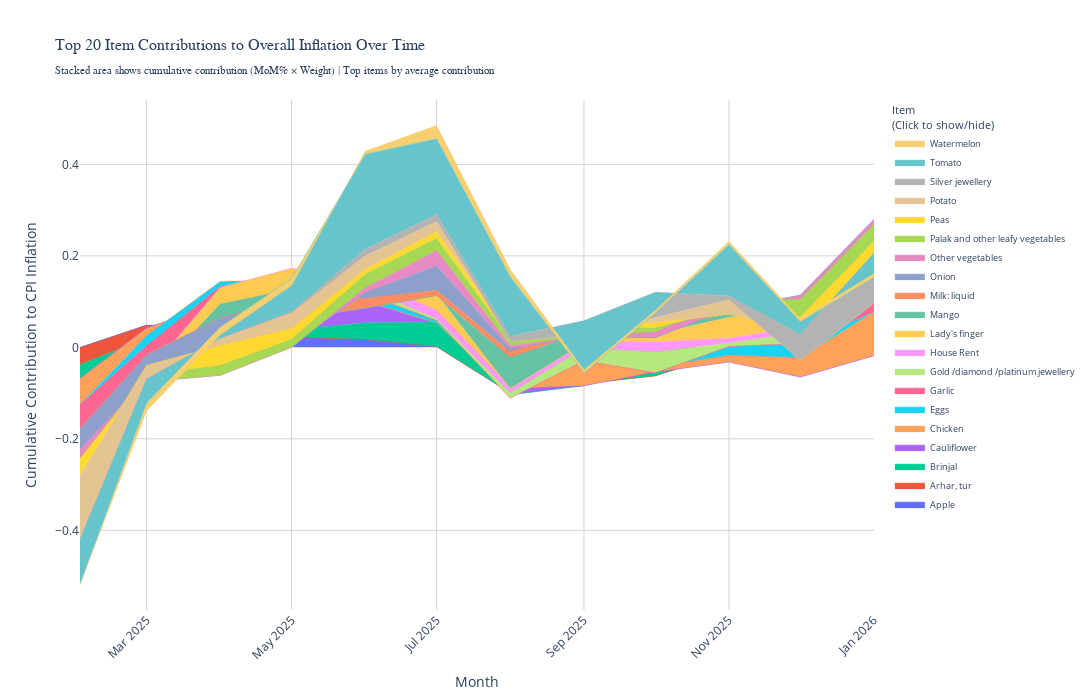

Notebook code for this chart:
### Code cell
# Create stacked area chart for top items
fig_stacked = go.Figure()

# Define color palette for items
colors = px.colors.qualitative.Plotly + px.colors.qualitative.Set2 + px.colors.qualitative.Pastel + px.colors.qualitative.Bold

# Add area trace for each item
for i, item in enumerate(stacked_data.columns):
    # Truncate long item names for legend
    display_name = item[:40] + '...' if len(item) > 40 else item
    
    fig_stacked.add_trace(go.Scatter(
        x=stacked_data.index,
        y=stacked_data[item],
        mode='lines',
        name=display_name,
        stackgroup='one',  # This creates the stacked effect
        fillcolor=colors[i % len(colors)],
        line=dict(width=0.5, color=colors[i % len(colors)]),
        hovertemplate='<b>' + item + '</b><br>' +
                      'Date: %{x|%b %Y}<br>' +
                      'Contribution: %{y:.4f}<br>' +
                      '<extra></extra>'
    ))

fig_stacked.update_layout(
    title=dict(
        text='Top 20 Item Contributions to Overall Inflation Over Time<br>' +
             '<sub>Stacked area shows cumulative contribution (MoM% × Weight) | Top items by average contribution</sub>',
        font=dict(size=16, family='Arial Black')
    ),
    xaxis=dict(
        title='Month',
        tickformat='%b %Y',
        tickangle=-45,
        gridcolor='lightgray'
    ),
    yaxis=dict(
        title='Cumulative Contribution to CPI Inflation',
        gridcolor='lightgray'
    ),
    height=700,
    width=1400,
    plot_bgcolor='white',
    hovermode='x unified',
    showlegend=True,
    legend=dict(
        title="Item<br>(Click to show/hide)",
        yanchor="top",
        y=1,
        xanchor="left",
        x=1.02,
        bgcolor='rgba(255,255,255,0.8)',
        font=dict(size=9)
    )
)

print("=" * 80)
print("STACKED AREA CHART INTERACTION:")
print("=" * 80)
print("1. Hover over chart to see breakdown by item at each time point")
print("2. Click item names in legend to show/hide specific items")
print("3. Total height shows cumulative contribution from top 20 items")
print("4. Wider sections = larger contribution to overall inflation")
print("5. Showing top 20 items by average absolute contribution")
print("=" * 80)

fig_stacked.show()

### Figure 1 — Plotly figure (JSON) as saved in the notebook; plotly's stock layout.template omitted (floating-point values rounded to 4 significant figures)
{"data": [{"fillcolor": "#636EFA", "hovertemplate": "<b>Apple</b><br>Date: %{x|%b %Y}<br>Contribution: %{y:.4f}<br><extra></extra>", "line": {"color": "#636EFA", "width": 0.5}, "mode": "lines", "name": "Apple", "stackgroup": "one", "type": "scatter", "x": ["2025-02-01T00:00:00", "2025-03-01T00:00:00", "2025-04-01T00:00:00", "2025-05-01T00:00:00", "2025-06-01T00:00:00", "2025-07-01T00:00:00", "2025-08-01T00:00:00", "2025-09-01T00:00:00", "2025-10-01T00:00:00", "2025-11-01T00:00:00", "2025-12-01T00:00:00", "2026-01-01T00:00:00"], "y": [0.0, 0.0487, 0.04843, 0.0377, 0.02957, 0.01287, -0.09284, -0.07177, -0.05418, -0.0129, -0.003629, 0.03602]}, {"fillcolor": "#EF553B", "hovertemplate": "<b>Arhar, tur</b><br>Date: %{x|%b %Y}<br>Contribution: %{y:.4f}<br><extra></extra>", "line": {"color": "#EF553B", "width": 0.5}, "mode": "lines", "name": "Arhar, tur", "stackgroup": "one", "type": "scatter", "x": ["2025-02-01T00:00:00", "2025-03-01T00:00:00", "2025-04-01T00:00:00", "2025-05-01T00:00:00", "2025-06-01T00:00:00", "2025-07-01T00:00:00", "2025-08-01T00:00:00", "2025-09-01T00:00:00", "2025-10-01T00:00:00", "2025-11-01T00:00:00", "2025-12-01T00:00:00", "2026-01-01T00:00:00"], "y": [-0.03678, -0.02748, -0.02199, -0.01648, -0.01226, -0.01167, -0.007036, -0.008039, -0.008445, 0.001875, -0.001581, 0.0004324]}, {"fillcolor": "#00CC96", "hovertemplate": "<b>Brinjal</b><br>Date: %{x|%b %Y}<br>Contribution: %{y:.4f}<br><extra></extra>", "line": {"color": "#00CC96", "width": 0.5}, "mode": "lines", "name": "Brinjal", "stackgroup": "one", "type": "scatter", "x": ["2025-02-01T00:00:00", "2025-03-01T00:00:00", "2025-04-01T00:00:00", "2025-05-01T00:00:00", "2025-06-01T00:00:00", "2025-07-01T00:00:00", "2025-08-01T00:00:00", "2025-09-01T00:00:00", "2025-10-01T00:00:00", "2025-11-01T00:00:00", "2025-12-01T00:00:00", "2026-01-01T00:00:00"], "y": [-0.03089, 0.002251, 0.01802, 0.01718, 0.03656, 0.05401, -0.003986, -0.004144, 0.01954, 0.02033, -0.01852, -0.0318]}, {"fillcolor": "#AB63FA", "hovertemplate": "<b>Cauliflower</b><br>Date: %{x|%b %Y}<br>Contribution: %{y:.4f}<br><extra></extra>", "line": {"color": "#AB63FA", "width": 0.5}, "mode": "lines", "name": "Cauliflower", "stackgroup": "one", "type": "scatter", "x": ["2025-02-01T00:00:00", "2025-03-01T00:00:00", "2025-04-01T00:00:00", "2025-05-01T00:00:00", "2025-06-01T00:00:00", "2025-07-01T00:00:00", "2025-08-01T00:00:00", "2025-09-01T00:00:00", "2025-10-01T00:00:00", "2025-11-01T00:00:00", "2025-12-01T00:00:00", "2026-01-01T00:00:00"], "y": [0.0, 0.01879, 0.05373, 0.0684, 0.04987, 0.05739, 0.01346, -0.0001908, -0.01081, -0.0415, -0.04127, -0.02314]}, {"fillcolor": "#FFA15A", "hovertemplate": "<b>Chicken</b><br>Date: %{x|%b %Y}<br>Contribution: %{y:.4f}<br><extra></extra>", "line": {"color": "#FFA15A", "width": 0.5}, "mode": "lines", "name": "Chicken", "stackgroup": "one", "type": "scatter", "x": ["2025-02-01T00:00:00", "2025-03-01T00:00:00", "2025-04-01T00:00:00", "2025-05-01T00:00:00", "2025-06-01T00:00:00", "2025-07-01T00:00:00", "2025-08-01T00:00:00", "2025-09-01T00:00:00", "2025-10-01T00:00:00", "2025-11-01T00:00:00", "2025-12-01T00:00:00", "2026-01-01T00:00:00"], "y": [-0.05631, -0.0164, 0.04592, 0.04091, -0.002983, -0.05962, -0.009319, 0.05855, 0.01031, 0.01481, 0.04229, 0.09605]}, {"fillcolor": "#19D3F3", "hovertemplate": "<b>Eggs</b><br>Date: %{x|%b %Y}<br>Contribution: %{y:.4f}<br><extra></extra>", "line": {"color": "#19D3F3", "width": 0.5}, "mode": "lines", "name": "Eggs", "stackgroup": "one", "type": "scatter", "x": ["2025-02-01T00:00:00", "2025-03-01T00:00:00", "2025-04-01T00:00:00", "2025-05-01T00:00:00", "2025-06-01T00:00:00", "2025-07-01T00:00:00", "2025-08-01T00:00:00", "2025-09-01T00:00:00", "2025-10-01T00:00:00", "2025-11-01T00:00:00", "2025-12-01T00:00:00", "2026-01-01T00:00:00"], "y": [0.0, -0.02166, -0.01069, 0.01217, 0.01356, 0.007857, -0.009194, 0.008971, 0.003408, 0.02611, 0.03109, -0.001037]}, {"fillcolor": "#FF6692", "hovertemplate": "<b>Garlic</b><br>Date: %{x|%b %Y}<br>Contribution: %{y:.4f}<br><extra></extra>", "line": {"color": "#FF6692", "width": 0.5}, "mode": "lines", "name": "Garlic", "stackgroup": "one", "type": "scatter", "x": ["2025-02-01T00:00:00", "2025-03-01T00:00:00", "2025-04-01T00:00:00", "2025-05-01T00:00:00", "2025-06-01T00:00:00", "2025-07-01T00:00:00", "2025-08-01T00:00:00", "2025-09-01T00:00:00", "2025-10-01T00:00:00", "2025-11-01T00:00:00", "2025-12-01T00:00:00", "2026-01-01T00:00:00"], "y": [-0.1016, -0.09672, -0.04651, -0.01727, 0.002675, -0.002384, -0.002056, -0.01268, -0.01548, -0.006698, 0.0003031, 0.05595]}, {"fillcolor": "#B6E880", "hovertemplate": "<b>Gold /diamond /platinum jewellery</b><br>Date: %{x|%b %Y}<br>Contribution: %{y:.4f}<br><extra></extra>", "line": {"color": "#B6E880", "width": 0.5}, "mode": "lines", "name": "Gold /diamond /platinum jewellery", "stackgroup": "one", "type": "scatter", "x": ["2025-02-01T00:00:00", "2025-03-01T00:00:00", "2025-04-01T00:00:00", "2025-05-01T00:00:00", "2025-06-01T00:00:00", "2025-07-01T00:00:00", "2025-08-01T00:00:00", "2025-09-01T00:00:00", "2025-10-01T00:00:00", "2025-11-01T00:00:00", "2025-12-01T00:00:00", "2026-01-01T00:00:00"], "y": [0.02299, 0.01075, 0.02469, 0.00969, 0.01027, 0.004336, 0.01104, 0.02773, 0.04575, 0.007282, 0.02348, 0.04661]}, {"fillcolor": "#FF97FF", "hovertemplate": "<b>House Rent</b><br>Date: %{x|%b %Y}<br>Contribution: %{y:.4f}<br><extra></extra>", "line": {"color": "#FF97FF", "width": 0.5}, "mode": "lines", "name": "House Rent", "stackgroup": "one", "type": "scatter", "x": ["2025-02-01T00:00:00", "2025-03-01T00:00:00", "2025-04-01T00:00:00", "2025-05-01T00:00:00", "2025-06-01T00:00:00", "2025-07-01T00:00:00", "2025-08-01T00:00:00", "2025-09-01T00:00:00", "2025-10-01T00:00:00", "2025-11-01T00:00:00", "2025-12-01T00:00:00", "2026-01-01T00:00:00"], "y": [0.01192, 0.02382, 0.01945, 0.02049, 0.02153, 0.01826, 0.01287, 0.01393, 0.0214, 0.01068, 0.0128, 0.02131]}, {"fillcolor": "#FECB52", "hovertemplate": "<b>Lady's finger</b><br>Date: %{x|%b %Y}<br>Contribution: %{y:.4f}<br><extra></extra>", "line": {"color": "#FECB52", "width": 0.5}, "mode": "lines", "name": "Lady's finger", "stackgroup": "one", "type": "scatter", "x": ["2025-02-01T00:00:00", "2025-03-01T00:00:00", "2025-04-01T00:00:00", "2025-05-01T00:00:00", "2025-06-01T00:00:00", "2025-07-01T00:00:00", "2025-08-01T00:00:00", "2025-09-01T00:00:00", "2025-10-01T00:00:00", "2025-11-01T00:00:00", "2025-12-01T00:00:00", "2026-01-01T00:00:00"], "y": [0.009113, -0.01741, -0.03555, -0.04465, -0.0005612, 0.03529, -0.002645, -0.003459, 0.01749, 0.04566, 0.02994, 0.01629]}, {"fillcolor": "rgb(102,194,165)", "hovertemplate": "<b>Mango</b><br>Date: %{x|%b %Y}<br>Contribution: %{y:.4f}<br><extra></extra>", "line": {"color": "rgb(102,194,165)", "width": 0.5}, "mode": "lines", "name": "Mango", "stackgroup": "one", "type": "scatter", "x": ["2025-02-01T00:00:00", "2025-03-01T00:00:00", "2025-04-01T00:00:00", "2025-05-01T00:00:00", "2025-06-01T00:00:00", "2025-07-01T00:00:00", "2025-08-01T00:00:00", "2025-09-01T00:00:00", "2025-10-01T00:00:00", "2025-11-01T00:00:00", "2025-12-01T00:00:00", "2026-01-01T00:00:00"], "y": [0.0, 0.05072, -0.04852, -0.0669, -0.06256, -0.00329, 0.06722, 0.0239, 0.01066, 0.008615, 0.01699, 0.01663]}, {"fillcolor": "rgb(252,141,98)", "hovertemplate": "<b>Milk: liquid</b><br>Date: %{x|%b %Y}<br>Contribution: %{y:.4f}<br><extra></extra>", "line": {"color": "rgb(252,141,98)", "width": 0.5}, "mode": "lines", "name": "Milk: liquid", "stackgroup": "one", "type": "scatter", "x": ["2025-02-01T00:00:00", "2025-03-01T00:00:00", "2025-04-01T00:00:00", "2025-05-01T00:00:00", "2025-06-01T00:00:00", "2025-07-01T00:00:00", "2025-08-01T00:00:00", "2025-09-01T00:00:00", "2025-10-01T00:00:00", "2025-11-01T00:00:00", "2025-12-01T00:00:00", "2026-01-01T00:00:00"], "y": [0.004143, 0.008797, 0.01705, 0.04326, 0.02145, 0.0117, 0.0132, 0.01114, 0.002526, 0.008079, 0.002017, 0.006048]}, {"fillcolor": "rgb(141,160,203)", "hovertemplate": "<b>Onion</b><br>Date: %{x|%b %Y}<br>Contribution: %{y:.4f}<br><extra></extra>", "line": {"color": "rgb(141,160,203)", "width": 0.5}, "mode": "lines", "name": "Onion", "stackgroup": "one", "type": "scatter", "x": ["2025-02-01T00:00:00", "2025-03-01T00:00:00", "2025-04-01T00:00:00", "2025-05-01T00:00:00", "2025-06-01T00:00:00", "2025-07-01T00:00:00", "2025-08-01T00:00:00", "2025-09-01T00:00:00", "2025-10-01T00:00:00", "2025-11-01T00:00:00", "2025-12-01T00:00:00", "2026-01-01T00:00:00"], "y": [-0.04504, -0.05185, -0.1157, -0.09811, 0.01225, 0.05353, 0.006591, -0.02127, -0.02102, 0.002735, 0.02033, 0.04093]}, {"fillcolor": "rgb(231,138,195)", "hovertemplate": "<b>Other vegetables</b><br>Date: %{x|%b %Y}<br>Contribution: %{y:.4f}<br><extra></extra>", "line": {"color": "rgb(231,138,195)", "width": 0.5}, "mode": "lines", "name": "Other vegetables", "stackgroup": "one", "type": "scatter", "x": ["2025-02-01T00:00:00", "2025-03-01T00:00:00", "2025-04-01T00:00:00", "2025-05-01T00:00:00", "2025-06-01T00:00:00", "2025-07-01T00:00:00", "2025-08-01T00:00:00", "2025-09-01T00:00:00", "2025-10-01T00:00:00", "2025-11-01T00:00:00", "2025-12-01T00:00:00", "2026-01-01T00:00:00"], "y": [-0.02046, -0.008038, -0.009693, -0.006795, 0.01069, 0.03327, 0.006769, 0.0007314, 0.01219, 0.01732, -0.008292, -0.01027]}, {"fillcolor": "rgb(166,216,84)", "hovertemplate": "<b>Palak and other leafy vegetables</b><br>Date: %{x|%b %Y}<br>Contribution: %{y:.4f}<br><extra></extra>", "line": {"color": "rgb(166,216,84)", "width": 0.5}, "mode": "lines", "name": "Palak and other leafy vegetables", "stackgroup": "one", "type": "scatter", "x": ["2025-02-01T00:00:00", "2025-03-01T00:00:00", "2025-04-01T00:00:00", "2025-05-01T00:00:00", "2025-06-01T00:00:00", "2025-07-01T00:00:00", "2025-08-01T00:00:00", "2025-09-01T00:00:00", "2025-10-01T00:00:00", "2025-11-01T00:00:00", "2025-12-01T00:00:00", "2026-01-01T00:00:00"], "y": [0.0, 0.01547, 0.02174, 0.01762, 0.02978, 0.02669, 0.01231, 0.01747, 0.009358, -0.01929, -0.03921, -0.0363]}, {"fillcolor": "rgb(255,217,47)", "hovertemplate": "<b>Peas</b><br>Date: %{x|%b %Y}<br>Contribution: %{y:.4f}<br><extra></extra>", "line": {"color": "rgb(255,217,47)", "width": 0.5}, "mode": "lines", "name": "Peas", "stackgroup": "one", "type": "scatter", "x": ["2025-02-01T00:00:00", "2025-03-01T00:00:00", "2025-04-01T00:00:00", "2025-05-01T00:00:00", "2025-06-01T00:00:00", "2025-07-01T00:00:00", "2025-08-01T00:00:00", "2025-09-01T00:00:00", "2025-10-01T00:00:00", "2025-11-01T00:00:00", "2025-12-01T00:00:00", "2026-01-01T00:00:00"], "y": [-0.03556, 0.02079, 0.04385, 0.02381, 0.01111, 0.01469, 0.00835, 0.003218, 0.01126, -0.01066, -0.0366, -0.04137]}, {"fillcolor": "rgb(229,196,148)", "hovertemplate": "<b>Potato</b><br>Date: %{x|%b %Y}<br>Contribution: %{y:.4f}<br><extra></extra>", "line": {"color": "rgb(229,196,148)", "width": 0.5}, "mode": "lines", "name": "Potato", "stackgroup": "one", "type": "scatter", "x": ["2025-02-01T00:00:00", "2025-03-01T00:00:00", "2025-04-01T00:00:00", "2025-05-01T00:00:00", "2025-06-01T00:00:00", "2025-07-01T00:00:00", "2025-08-01T00:00:00", "2025-09-01T00:00:00", "2025-10-01T00:00:00", "2025-11-01T00:00:00", "2025-12-01T00:00:00", "2026-01-01T00:00:00"], "y": [-0.1529, -0.0359, 0.01589, 0.03457, 0.02868, 0.0223, -0.0121, -0.01711, 0.01135, 0.03151, -0.05825, -0.0958]}, {"fillcolor": "rgb(179,179,179)", "hovertemplate": "<b>Silver jewellery</b><br>Date: %{x|%b %Y}<br>Contribution: %{y:.4f}<br><extra></extra>", "line": {"color": "rgb(179,179,179)", "width": 0.5}, "mode": "lines", "name": "Silver jewellery", "stackgroup": "one", "type": "scatter", "x": ["2025-02-01T00:00:00", "2025-03-01T00:00:00", "2025-04-01T00:00:00", "2025-05-01T00:00:00", "2025-06-01T00:00:00", "2025-07-01T00:00:00", "2025-08-01T00:00:00", "2025-09-01T00:00:00", "2025-10-01T00:00:00", "2025-11-01T00:00:00", "2025-12-01T00:00:00", "2026-01-01T00:00:00"], "y": [0.0127, 0.006706, -0.0002144, 0.002923, 0.0153, 0.01515, 0.01157, 0.03145, 0.0551, 0.008962, 0.05638, 0.1098]}, {"fillcolor": "rgb(102, 197, 204)", "hovertemplate": "<b>Tomato</b><br>Date: %{x|%b %Y}<br>Contribution: %{y:.4f}<br><extra></extra>", "line": {"color": "rgb(102, 197, 204)", "width": 0.5}, "mode": "lines", "name": "Tomato", "stackgroup": "one", "type": "scatter", "x": ["2025-02-01T00:00:00", "2025-03-01T00:00:00", "2025-04-01T00:00:00", "2025-05-01T00:00:00", "2025-06-01T00:00:00", "2025-07-01T00:00:00", "2025-08-01T00:00:00", "2025-09-01T00:00:00", "2025-10-01T00:00:00", "2025-11-01T00:00:00", "2025-12-01T00:00:00", "2026-01-01T00:00:00"], "y": [-0.09969, -0.05308, 0.02469, 0.07172, 0.2074, 0.1656, 0.1299, -0.1145, -0.04578, 0.1117, 0.02762, -0.05374]}, {"fillcolor": "rgb(246, 207, 113)", "hovertemplate": "<b>Watermelon</b><br>Date: %{x|%b %Y}<br>Contribution: %{y:.4f}<br><extra></extra>", "line": {"color": "rgb(246, 207, 113)", "width": 0.5}, "mode": "lines", "name": "Watermelon", "stackgroup": "one", "type": "scatter", "x": ["2025-02-01T00:00:00", "2025-03-01T00:00:00", "2025-04-01T00:00:00", "2025-05-01T00:00:00", "2025-06-01T00:00:00", "2025-07-01T00:00:00", "2025-08-01T00:00:00", "2025-09-01T00:00:00", "2025-10-01T00:00:00", "2025-11-01T00:00:00", "2025-12-01T00:00:00", "2026-01-01T00:00:00"], "y": [0.0, -0.0171, -0.01698, -0.01481, 0.006509, 0.02901, 0.01632, 0.006616, 0.006205, 0.006691, 0.006007, 0.008839]}], "layout": {"height": 700, "hovermode": "x unified", "legend": {"bgcolor": "rgba(255,255,255,0.8)", "font": {"size": 9}, "title": {"text": "Item<br>(Click to show/hide)"}, "x": 1.02, "xanchor": "left", "y": 1, "yanchor": "top"}, "plot_bgcolor": "white", "showlegend": true, "title": {"font": {"family": "Arial Black", "size": 16}, "text": "Top 20 Item Contributions to Overall Inflation Over Time<br><sub>Stacked area shows cumulative contribution (MoM% × Weight) | Top items by average contribution</sub>"}, "width": 1400, "xaxis": {"gridcolor": "lightgray", "tickangle": -45, "tickformat": "%b %Y", "title": {"text": "Month"}}, "yaxis": {"gridcolor": "lightgray", "title": {"text": "Cumulative Contribution to CPI Inflation"}}}}
